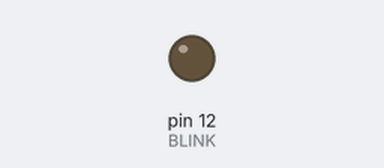
Bench run of a sketch on a simulated Arduino Uno, built with avr-gcc and run on an emulated ATmega328P. Shown: output pins drawn as LEDs (lit = HIGH).

Above: at 1.0 s.
At 3.0 s:
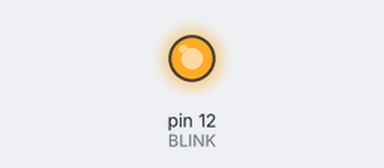
Timing chart, 0 to 5.2 s (numbered marks = the images above):
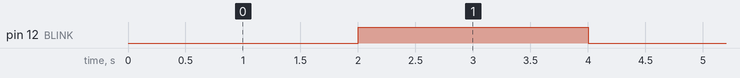

The sketch:

A5_5.3_c.ino
```cpp
#include <TimerOne.h>

const int BLINK = 12; //  Blink LED

volatile unsigned long count = 0;   // counter der vom Interrupt aktualisiert werden soll


void ISR_count(){                      // ISRs akzeptieren keine Parameter!
  // counter hochzählen
  count = count + 1;
}


void resetCount(){
  // reset countvalue - no return since count is a global Variable
  count = 0;
}


void setup() {

  // Input/Output
  pinMode(BLINK, OUTPUT);

  // turn Serialterminal on
  Serial.begin(9600);

  // Interuptfunktion, abhängig von Timer
  Timer1.initialize(1000);           // Interrupt aller 1ms
  Timer1.attachInterrupt(ISR_count);     // interruptdauer je nach LDR Wert
}


void loop() {
  if (count == 2000){
    digitalWrite(BLINK, !digitalRead(BLINK)); // toggle LED every 4s
    resetCount();
  }

}
```

Measured:
- by itself, pin 12 (BLINK): alternates HIGH for 2.0 s and LOW for 2.0 s
